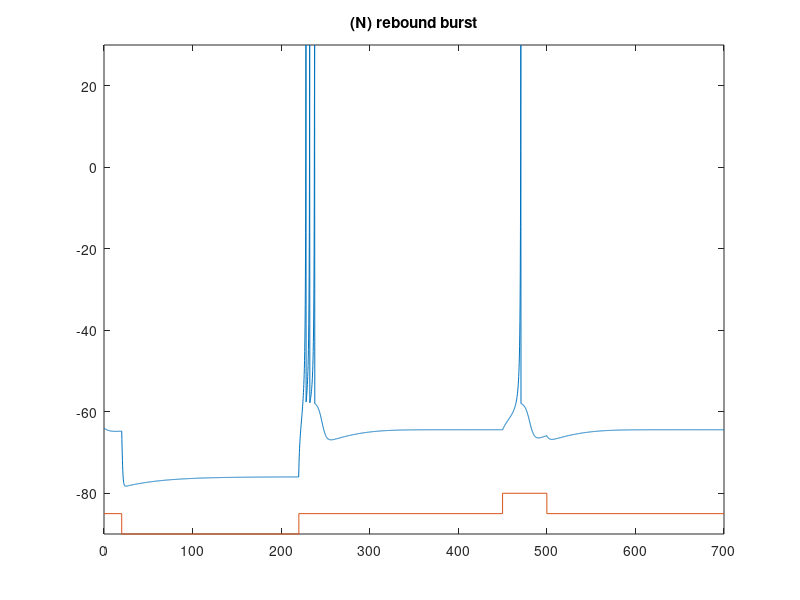

Here is the MATLAB script that generated this plot:
close all;
tic
a=0.02; b=0.25; c=-58;  d=0.5;
V=-64;  u=b*V;
T_end = 700;
tau = 0.2;  tspan = 0:tau:T_end;
T1=20;
current_span = 200;

VV=zeros(1, length(tspan));  
uu=zeros(1, length(tspan));

T2 = 450;
current_span2 = 50;

for t=tspan
    if (t>T1) & (t < T1+current_span) 
        I=-10;
    elseif (t>T2) & (t<T2+current_span2)
        I=0.5;
    else
        I=0;
    end;
    V = V + tau*(0.04*V^2+5*V+140-u+I);
    u = u + tau*a*(b*V-u);
    if V > 30
        VV(1, round(t/tau + 1))=30;
        V = c;
        u = u + d;
    else
        VV(1, round(t/tau + 1))=V;
    end;
    uu(1, round(t/tau + 1))=u;
end;
toc

plot(tspan,VV,[0 T1 T1 (T1+current_span) (T1+current_span) T2 T2 (T2+current_span2) (T2+current_span2) max(tspan)],-85+[0 0 -5 -5 0 0 5 5 0 0]);
axis([0 max(tspan) -90 30])
title('(N) rebound burst');
